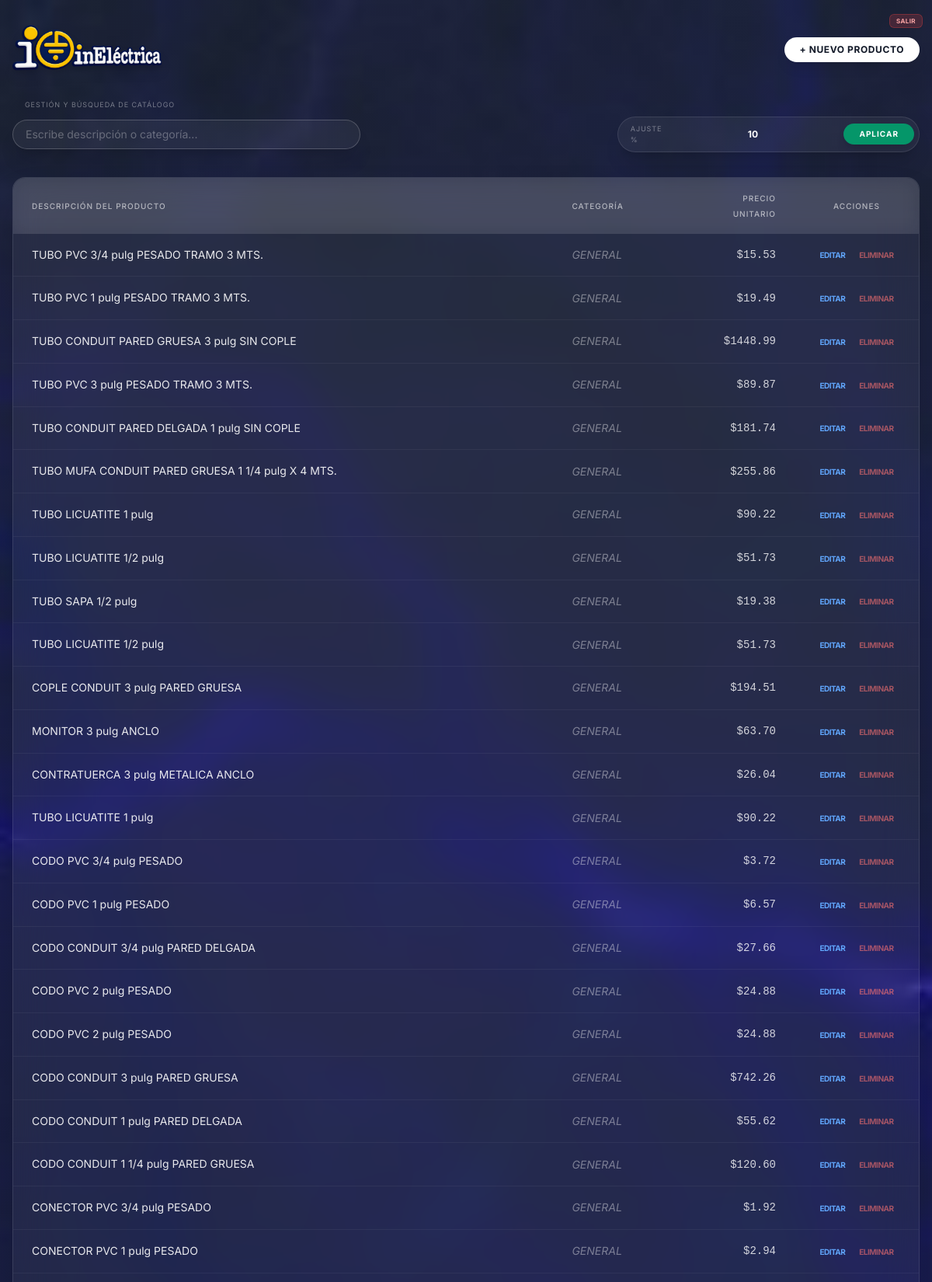
Page /catalogo/ (signed in, upper part) on the committed database.
### core/models.py (models this page shows, shortened)
class ProductoServicio(models.Model):
    categoria = models.CharField(max_length=100)
    descripcion = models.CharField(max_length=300)
    precio_unitario = models.DecimalField(max_digits=10, decimal_places=2)

### core/views.py (the view)
# urls.py: path("catalogo/", views.catalogo_list, name="catalogo_list"),
@login_required
def catalogo_list(request):
    query = request.GET.get('q', '').strip()
    productos = ProductoServicio.objects.all()
    if query:
        productos = productos.filter(
            Q(descripcion__icontains=query) | Q(categoria__icontains=query)
        )
    if request.headers.get('x-requested-with') == 'XMLHttpRequest':
        html = render_to_string('core/partials/catalogo_rows.html', {'productos': productos})
        return HttpResponse(html)
    return render(request, 'core/catalogo.html', {'productos': productos, 'query': query})

### core/templates/core/catalogo.html (shortened to what this page needs)
{% extends "core/base.html" %}
{% load static %}
{% block background_image %}
{% static 'core/images/images1.jpg' %}
{% endblock %}
{% block content %}
<div class="max-w-7xl mx-auto px-4 py-8 space-y-8">
    <div class="flex justify-between items-center">
        <a href="{% url 'index' %}" class="transition-transform hover:scale-105 active:scale-95">
            <img
                src="{% static 'core/images/logo.png' %}"
                alt="Inicio"
                class="h-16 w-auto object-contain drop-shadow-lg"
            >
        </a>
        <a href="{% url 'catalogo_nuevo' %}"
           class="px-5 py-2 rounded-full bg-white text-gray-900 text-xs font-bold hover:bg-gray-200 transition shadow-lg uppercase tracking-wider">
            + Nuevo producto
        </a>
    </div>
    <div class="space-y-2">
        <label class="text-[9px] uppercase tracking-widest text-white/40 ml-4 block">Gestión y búsqueda de catálogo</label>
        <div class="flex flex-col md:flex-row md:items-center justify-between gap-4">
            <div class="flex items-center gap-4 w-full max-w-md">
                <div class="relative w-full">
                    <input
                        type="text"
                        name="q"
                        id="input-busqueda"
                        value="{{ query }}"
                        placeholder="Escribe descripción o categoría..."
                        class="w-full px-5 py-2.5 rounded-full bg-white/5 text-white placeholder-white/30 text-sm focus:outline-none focus:ring-2 focus:ring-blue-500/50 border border-white/10 transition-all shadow-xl"
                    >
                </div>
            </div>
            <form method="post" action="{% url 'aumentar_precios_catalogo' %}"
                onsubmit="return confirm('¿Confirmas el ajuste de precios en TODO el catálogo?')"
                class="flex items-center gap-2 bg-white/5 p-1.5 pl-4 rounded-full border border-white/10 shadow-xl group hover:border-emerald-500/30 transition-colors">
                <span class="text-[9px] uppercase tracking-widest text-white/40">Ajuste %</span>
                <input
                    type="number"
                    name="porcentaje"
                    value="10"
                    step="0.1"
                    class="w-14 bg-transparent text-white text-xs font-bold focus:outline-none border-none p-0 text-center"
                    style="background: transparent !important; border: none !important; margin-top: 0 !important; box-shadow: none !important;"
                >
                <button type="submit" class="px-5 py-1.5 bg-emerald-600 hover:bg-emerald-500 text-white rounded-full text-[10px] font-bold transition-all uppercase tracking-widest active:scale-95 shadow-lg">
                    Aplicar
                </button>
            </form>
        </div>
    </div>
    <div class="bg-white/5 backdrop-blur-xl rounded-2xl border border-white/10 overflow-hidden shadow-2xl">
        <div class="overflow-x-auto scrollbar-custom">
            <div class="max-h-[60vh] overflow-y-auto">
                <table class="w-full text-sm border-collapse">
                    <thead class="bg-white/10 text-white/60 sticky top-0 z-10 backdrop-blur-md">
                        <tr class="text-[10px] uppercase tracking-widest">
                            <th class="px-6 py-4 text-left font-medium">Descripción del Producto</th>
                            <th class="px-6 py-4 text-left font-medium">Categoría</th>
                            <th class="px-6 py-4 text-right font-medium">Precio Unitario</th>
                            <th class="px-6 py-4 text-center font-medium w-40">Acciones</th>
                        </tr>
                    </thead>
                    <tbody id="tabla-productos" class="divide-y divide-white/5">
                        {% include 'core/partials/catalogo_rows.html' %}
                    </tbody>
                </table>
            </div>
        </div>
    </div>
</div>
{% endblock %}

### core/templates/core/partials/catalogo_rows.html (shortened to what this page needs)
{% for p in productos %}
<tr class="hover:bg-white/5 transition group">
    <td class="px-6 py-4 text-white/90 leading-relaxed">{{ p.descripcion }}</td>
    <td class="px-6 py-4 text-white/40 italic">{{ p.categoria }}</td>
    <td class="px-6 py-4 text-right text-white/80 font-mono">${{ p.precio_unitario }}</td>
    <td class="px-6 py-4 text-center space-x-4">
        <a href="{% url 'catalogo_editar' p.id %}"
           class="text-[10px] uppercase tracking-tighter text-blue-400 hover:text-blue-300 font-bold transition">
            Editar
        </a>
        <form action="{% url 'catalogo_eliminar' p.id %}" method="post" class="inline">
            <button type="submit"
                    onclick="return confirm('¿Estás seguro de eliminar este producto?')"
                    class="text-[10px] uppercase tracking-tighter text-red-400/60 hover:text-red-400 font-bold transition">
                Eliminar
            </button>
        </form>
    </td>
</tr>
{% empty %}
<tr>
    <td colspan="4" class="px-6 py-10 text-center text-white/20 uppercase tracking-widest text-xs">
        No hay coincidencias en el catálogo
    </td>
</tr>
{% endfor %}

### core/templates/core/base.html (style rules this page uses)
body { font-family: 'Inter', sans-serif; margin: 0; padding: 0; }
select, input[type="number"], input[type="text"] { background: rgba(255,255,255,0.1); border: 1px solid rgba(255,255,255,0.2); color: white; border-radius: 9999px; padding: 0.5rem 1rem; width: 100%; outline: none; }

### core/templates/core/catalogo.html (style rules this page uses)
#input-busqueda { background: rgba(255, 255, 255, 0.05) !important; backdrop-blur: 8px; }

### rows in the picture
ProductoServicio: descripcion "TUBO PVC 3/4 pulg PESADO TRAMO 3 MTS.", categoria "GENERAL", precio_unitario "15.53"
ProductoServicio: descripcion "TUBO PVC 1 pulg PESADO TRAMO 3 MTS.", categoria "GENERAL", precio_unitario "19.49"
ProductoServicio: descripcion "TUBO CONDUIT PARED GRUESA 3 pulg SIN COPLE", categoria "GENERAL", precio_unitario "1448.99"
ProductoServicio: descripcion "TUBO PVC 3 pulg PESADO TRAMO 3 MTS.", categoria "GENERAL", precio_unitario "89.87"
ProductoServicio: descripcion "TUBO CONDUIT PARED DELGADA 1 pulg SIN COPLE", categoria "GENERAL", precio_unitario "181.74"
ProductoServicio: descripcion "TUBO MUFA CONDUIT PARED GRUESA 1 1/4 pulg X 4 MTS.", categoria "GENERAL", precio_unitario "255.86"
ProductoServicio: descripcion "TUBO LICUATITE 1 pulg", categoria "GENERAL", precio_unitario "90.22"
ProductoServicio: descripcion "TUBO LICUATITE 1/2 pulg", categoria "GENERAL", precio_unitario "51.73"
ProductoServicio: descripcion "TUBO SAPA 1/2 pulg", categoria "GENERAL", precio_unitario "19.38"
ProductoServicio: descripcion "TUBO LICUATITE 1/2 pulg", categoria "GENERAL", precio_unitario "51.73"
ProductoServicio: descripcion "COPLE CONDUIT 3 pulg PARED GRUESA", categoria "GENERAL", precio_unitario "194.51"
ProductoServicio: descripcion "MONITOR 3 pulg ANCLO", categoria "GENERAL", precio_unitario "63.70"
ProductoServicio: descripcion "CONTRATUERCA 3 pulg METALICA ANCLO", categoria "GENERAL", precio_unitario "26.04"
ProductoServicio: descripcion "TUBO LICUATITE 1 pulg", categoria "GENERAL", precio_unitario "90.22"
ProductoServicio: descripcion "CODO PVC 3/4 pulg PESADO", categoria "GENERAL", precio_unitario "3.72"
ProductoServicio: descripcion "CODO PVC 1 pulg PESADO", categoria "GENERAL", precio_unitario "6.57"
ProductoServicio: descripcion "CODO CONDUIT 3/4 pulg PARED DELGADA", categoria "GENERAL", precio_unitario "27.66"
ProductoServicio: descripcion "CODO PVC 2 pulg PESADO", categoria "GENERAL", precio_unitario "24.88"
ProductoServicio: descripcion "CODO PVC 2 pulg PESADO", categoria "GENERAL", precio_unitario "24.88"
ProductoServicio: descripcion "CODO CONDUIT 3 pulg PARED GRUESA", categoria "GENERAL", precio_unitario "742.26"
ProductoServicio: descripcion "CODO CONDUIT 1 pulg PARED DELGADA", categoria "GENERAL", precio_unitario "55.62"
ProductoServicio: descripcion "CODO CONDUIT 1 1/4 pulg PARED GRUESA", categoria "GENERAL", precio_unitario "120.60"
ProductoServicio: descripcion "CONECTOR PVC 3/4 pulg PESADO", categoria "GENERAL", precio_unitario "1.92"
ProductoServicio: descripcion "CONECTOR PVC 1 pulg PESADO", categoria "GENERAL", precio_unitario "2.94"
